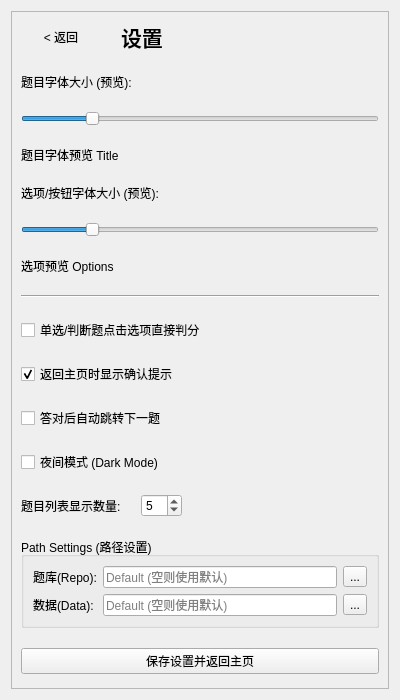
<?xml version="1.0" encoding="UTF-8"?>
<ui version="4.0">
 <class>SettingsPage</class>
 <widget class="QWidget" name="SettingsPage">
  <property name="geometry">
   <rect>
    <x>0</x>
    <y>0</y>
    <width>400</width>
    <height>700</height>
   </rect>
  </property>
  <layout class="QVBoxLayout" name="verticalLayout_Settings">
   <item>
    <widget class="QScrollArea" name="scrollArea_Settings">
     <property name="widgetResizable">
      <bool>true</bool>
     </property>
     <widget class="QWidget" name="scrollContent_Settings">
      <layout class="QVBoxLayout" name="verticalLayout_SettContent">
       <property name="spacing">
        <number>20</number>
       </property>
       <item>
        <layout class="QHBoxLayout" name="horizontalLayout_SettHeader">
         <item>
          <widget class="QPushButton" name="btnBack">
           <property name="text">
            <string>&lt; 返回</string>
           </property>
           <property name="flat">
            <bool>true</bool>
           </property>
          </widget>
         </item>
         <item>
          <widget class="QLabel" name="label_SettTitle">
           <property name="font">
            <font>
             <pointsize>16</pointsize>
             <bold>true</bold>
            </font>
           </property>
           <property name="text">
            <string>设置</string>
           </property>
          </widget>
         </item>
         <item>
          <spacer name="spacer_SettHeader">
           <property name="orientation">
            <enum>Qt::Orientation::Horizontal</enum>
           </property>
           <property name="sizeHint" stdset="0">
            <size>
             <width>0</width>
             <height>0</height>
            </size>
           </property>
          </spacer>
         </item>
        </layout>
       </item>
       <item>
        <widget class="QLabel" name="lbl_FontTitleConfig">
         <property name="text">
          <string>题目字体大小 (预览):</string>
         </property>
        </widget>
       </item>
       <item>
        <widget class="QSlider" name="sliderFontTitle">
         <property name="minimum">
          <number>1</number>
         </property>
         <property name="maximum">
          <number>60</number>
         </property>
         <property name="value">
          <number>12</number>
         </property>
         <property name="orientation">
          <enum>Qt::Orientation::Horizontal</enum>
         </property>
        </widget>
       </item>
       <item>
        <widget class="QLabel" name="lbl_PreviewTitle">
         <property name="text">
          <string>题目字体预览 Title</string>
         </property>
        </widget>
       </item>
       <item>
        <widget class="QLabel" name="lbl_FontBaseConfig">
         <property name="text">
          <string>选项/按钮字体大小 (预览):</string>
         </property>
        </widget>
       </item>
       <item>
        <widget class="QSlider" name="sliderFontBase">
         <property name="minimum">
          <number>1</number>
         </property>
         <property name="maximum">
          <number>60</number>
         </property>
         <property name="value">
          <number>12</number>
         </property>
         <property name="orientation">
          <enum>Qt::Orientation::Horizontal</enum>
         </property>
        </widget>
       </item>
       <item>
        <widget class="QLabel" name="lbl_PreviewBase">
         <property name="text">
          <string>选项预览 Options</string>
         </property>
        </widget>
       </item>
       <item>
        <widget class="Line" name="line_Sett1">
         <property name="orientation">
          <enum>Qt::Orientation::Horizontal</enum>
         </property>
        </widget>
       </item>
       <item>
        <widget class="QCheckBox" name="chkAutoSubmit">
         <property name="text">
          <string>单选/判断题点击选项直接判分</string>
         </property>
        </widget>
       </item>
       <item>
        <widget class="QCheckBox" name="chkConfirmExit">
         <property name="text">
          <string>返回主页时显示确认提示</string>
         </property>
         <property name="checked">
          <bool>true</bool>
         </property>
        </widget>
       </item>
       <item>
        <widget class="QCheckBox" name="chkAutoNext">
         <property name="text">
          <string>答对后自动跳转下一题</string>
         </property>
        </widget>
       </item>
       <item>
        <widget class="QCheckBox" name="chkDarkMode">
         <property name="text">
          <string>夜间模式 (Dark Mode)</string>
         </property>
        </widget>
       </item>
       <item>
        <layout class="QHBoxLayout" name="layout_FileListStats">
         <item>
          <widget class="QLabel" name="lbl_FileListLimit">
           <property name="text">
            <string>题目列表显示数量:</string>
           </property>
          </widget>
         </item>
         <item>
          <widget class="QSpinBox" name="spinBoxFileListLimit">
           <property name="minimum">
            <number>1</number>
           </property>
           <property name="maximum">
            <number>20</number>
           </property>
           <property name="value">
            <number>5</number>
           </property>
          </widget>
         </item>
         <item>
          <spacer name="horizontalSpacer_Settings">
           <property name="orientation">
            <enum>Qt::Orientation::Horizontal</enum>
           </property>
           <property name="sizeHint" stdset="0">
            <size>
             <width>40</width>
             <height>20</height>
            </size>
           </property>
          </spacer>
         </item>
        </layout>
       </item>
       <item>
        <widget class="QGroupBox" name="grpPaths">
         <property name="title">
          <string>Path Settings (路径设置)</string>
         </property>
         <layout class="QGridLayout" name="gridLayout_Paths">
          <item row="0" column="0">
           <widget class="QLabel" name="lblRepoPath">
            <property name="text">
             <string>题库(Repo):</string>
            </property>
           </widget>
          </item>
          <item row="0" column="1">
           <widget class="QLineEdit" name="editRepoPath">
            <property name="placeholderText">
             <string>Default (空则使用默认)</string>
            </property>
           </widget>
          </item>
          <item row="0" column="2">
           <widget class="QToolButton" name="btnBrowseRepo">
            <property name="text">
             <string>...</string>
            </property>
           </widget>
          </item>
          <item row="1" column="0">
           <widget class="QLabel" name="lblDataPath">
            <property name="text">
             <string>数据(Data):</string>
            </property>
           </widget>
          </item>
          <item row="1" column="1">
           <widget class="QLineEdit" name="editDataPath">
            <property name="placeholderText">
             <string>Default (空则使用默认)</string>
            </property>
           </widget>
          </item>
          <item row="1" column="2">
           <widget class="QToolButton" name="btnBrowseData">
            <property name="text">
             <string>...</string>
            </property>
           </widget>
          </item>
         </layout>
        </widget>
       </item>
       <item>
        <widget class="QPushButton" name="btnSave">
         <property name="text">
          <string>保存设置并返回主页</string>
         </property>
        </widget>
       </item>
       <item>
        <spacer name="verticalSpacer_Settings">
         <property name="orientation">
          <enum>Qt::Orientation::Vertical</enum>
         </property>
         <property name="sizeHint" stdset="0">
          <size>
           <width>0</width>
           <height>0</height>
          </size>
         </property>
        </spacer>
       </item>
      </layout>
     </widget>
    </widget>
   </item>
  </layout>
 </widget>
 <resources/>
 <connections/>
</ui>
